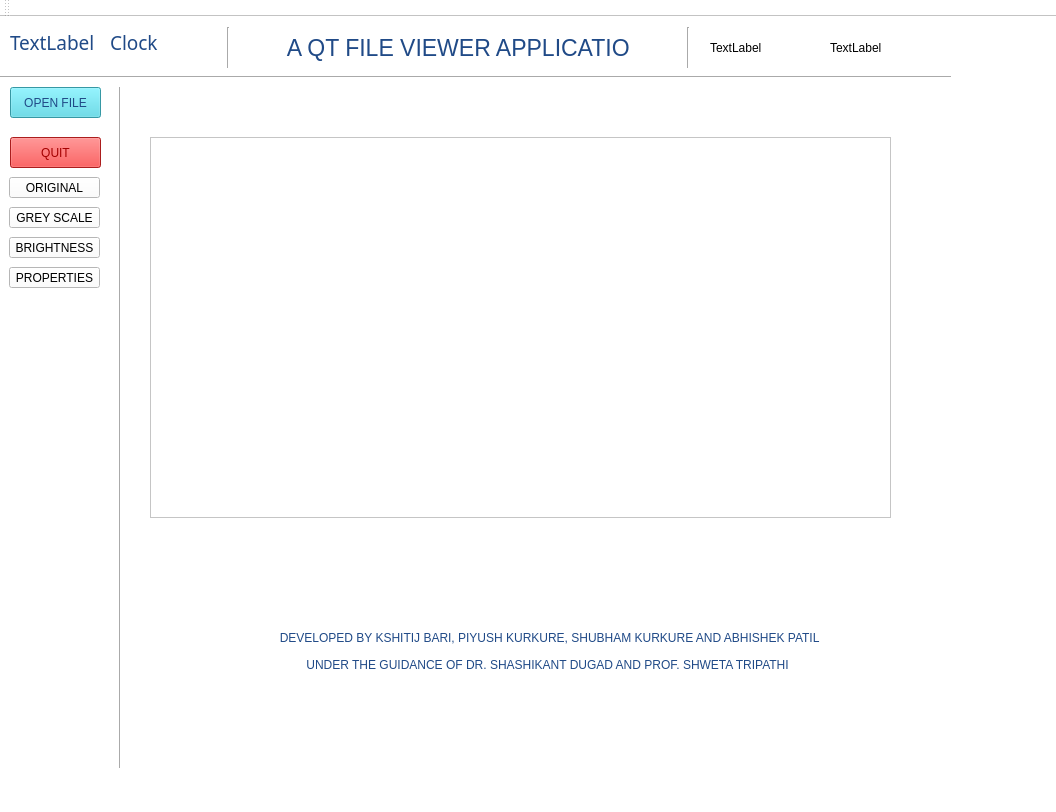
<?xml version="1.0" encoding="UTF-8"?>
<ui version="4.0">
 <class>MainWindow</class>
 <widget class="QMainWindow" name="MainWindow">
  <property name="geometry">
   <rect>
    <x>0</x>
    <y>0</y>
    <width>1056</width>
    <height>812</height>
   </rect>
  </property>
  <property name="font">
   <font>
    <family>Ubuntu</family>
    <weight>50</weight>
    <bold>false</bold>
   </font>
  </property>
  <property name="windowTitle">
   <string>MainWindow</string>
  </property>
  <property name="styleSheet">
   <string notr="true">background-color: rgb(255, 255, 255);</string>
  </property>
  <widget class="QWidget" name="centralWidget">
   <widget class="QPushButton" name="quit">
    <property name="geometry">
     <rect>
      <x>10</x>
      <y>120</y>
      <width>91</width>
      <height>31</height>
     </rect>
    </property>
    <property name="styleSheet">
     <string notr="true">background-color: rgb(239, 41, 41);
color: rgb(164, 0, 0);
border-color: rgb(164, 0, 0);
</string>
    </property>
    <property name="text">
     <string>QUIT</string>
    </property>
   </widget>
   <widget class="QPushButton" name="select_file">
    <property name="geometry">
     <rect>
      <x>10</x>
      <y>70</y>
      <width>91</width>
      <height>31</height>
     </rect>
    </property>
    <property name="styleSheet">
     <string notr="true">color: rgb(32, 74, 135);
background-color: rgb(75, 213, 230);
border-color: rgb(32, 74, 135);

</string>
    </property>
    <property name="text">
     <string>OPEN FILE</string>
    </property>
   </widget>
   <widget class="QTextBrowser" name="textBrowser">
    <property name="geometry">
     <rect>
      <x>150</x>
      <y>120</y>
      <width>741</width>
      <height>381</height>
     </rect>
    </property>
    <property name="font">
     <font>
      <pointsize>11</pointsize>
     </font>
    </property>
    <property name="styleSheet">
     <string notr="true">border-color: rgb(255, 255, 255);
gridline-color: rgb(239, 41, 41);
color: rgb(32, 74, 135);</string>
    </property>
   </widget>
   <widget class="QLabel" name="clock">
    <property name="geometry">
     <rect>
      <x>110</x>
      <y>10</y>
      <width>101</width>
      <height>31</height>
     </rect>
    </property>
    <property name="font">
     <font>
      <family>Ubuntu Mono</family>
      <pointsize>14</pointsize>
      <weight>50</weight>
      <bold>false</bold>
     </font>
    </property>
    <property name="styleSheet">
     <string notr="true">border-color: rgb(32, 74, 135);
color: rgb(32, 74, 135);</string>
    </property>
    <property name="text">
     <string>Clock</string>
    </property>
   </widget>
   <widget class="Line" name="line">
    <property name="geometry">
     <rect>
      <x>110</x>
      <y>60</y>
      <width>20</width>
      <height>691</height>
     </rect>
    </property>
    <property name="styleSheet">
     <string notr="true">color: rgb(32, 74, 135);</string>
    </property>
    <property name="orientation">
     <enum>Qt::Vertical</enum>
    </property>
   </widget>
   <widget class="QLabel" name="label">
    <property name="geometry">
     <rect>
      <x>250</x>
      <y>10</y>
      <width>381</width>
      <height>41</height>
     </rect>
    </property>
    <property name="font">
     <font>
      <pointsize>17</pointsize>
     </font>
    </property>
    <property name="styleSheet">
     <string notr="true">color: rgb(32, 74, 135);</string>
    </property>
    <property name="text">
     <string>      A QT FILE VIEWER APPLICATION</string>
    </property>
   </widget>
   <widget class="Line" name="line_2">
    <property name="geometry">
     <rect>
      <x>0</x>
      <y>50</y>
      <width>951</width>
      <height>20</height>
     </rect>
    </property>
    <property name="styleSheet">
     <string notr="true">color: rgb(32, 74, 135);</string>
    </property>
    <property name="orientation">
     <enum>Qt::Horizontal</enum>
    </property>
   </widget>
   <widget class="QLabel" name="d_name">
    <property name="geometry">
     <rect>
      <x>470</x>
      <y>80</y>
      <width>261</width>
      <height>31</height>
     </rect>
    </property>
    <property name="font">
     <font>
      <pointsize>13</pointsize>
     </font>
    </property>
    <property name="styleSheet">
     <string notr="true">color: rgb(32, 74, 135);</string>
    </property>
    <property name="text">
     <string/>
    </property>
   </widget>
   <widget class="QLabel" name="d_image">
    <property name="geometry">
     <rect>
      <x>160</x>
      <y>130</y>
      <width>621</width>
      <height>321</height>
     </rect>
    </property>
    <property name="text">
     <string/>
    </property>
   </widget>
   <widget class="QLabel" name="image_name">
    <property name="geometry">
     <rect>
      <x>150</x>
      <y>80</y>
      <width>271</width>
      <height>31</height>
     </rect>
    </property>
    <property name="font">
     <font>
      <pointsize>13</pointsize>
     </font>
    </property>
    <property name="styleSheet">
     <string notr="true">color: rgb(32, 74, 135);</string>
    </property>
    <property name="text">
     <string/>
    </property>
   </widget>
   <widget class="QPushButton" name="grey_scale">
    <property name="geometry">
     <rect>
      <x>9</x>
      <y>190</y>
      <width>91</width>
      <height>21</height>
     </rect>
    </property>
    <property name="text">
     <string>GREY SCALE</string>
    </property>
   </widget>
   <widget class="QPushButton" name="bright">
    <property name="geometry">
     <rect>
      <x>9</x>
      <y>220</y>
      <width>91</width>
      <height>21</height>
     </rect>
    </property>
    <property name="text">
     <string>BRIGHTNESS</string>
    </property>
   </widget>
   <widget class="QPushButton" name="properties">
    <property name="geometry">
     <rect>
      <x>9</x>
      <y>250</y>
      <width>91</width>
      <height>21</height>
     </rect>
    </property>
    <property name="text">
     <string>PROPERTIES</string>
    </property>
   </widget>
   <widget class="QLabel" name="loc">
    <property name="geometry">
     <rect>
      <x>150</x>
      <y>570</y>
      <width>551</width>
      <height>31</height>
     </rect>
    </property>
    <property name="font">
     <font>
      <pointsize>12</pointsize>
     </font>
    </property>
    <property name="styleSheet">
     <string notr="true">color: rgb(32, 74, 135);</string>
    </property>
    <property name="text">
     <string/>
    </property>
   </widget>
   <widget class="QLabel" name="typei">
    <property name="geometry">
     <rect>
      <x>150</x>
      <y>520</y>
      <width>121</width>
      <height>31</height>
     </rect>
    </property>
    <property name="font">
     <font>
      <pointsize>12</pointsize>
     </font>
    </property>
    <property name="styleSheet">
     <string notr="true">color: rgb(32, 74, 135);</string>
    </property>
    <property name="text">
     <string/>
    </property>
   </widget>
   <widget class="QLabel" name="res">
    <property name="geometry">
     <rect>
      <x>300</x>
      <y>520</y>
      <width>161</width>
      <height>31</height>
     </rect>
    </property>
    <property name="font">
     <font>
      <pointsize>12</pointsize>
     </font>
    </property>
    <property name="styleSheet">
     <string notr="true">color: rgb(32, 74, 135);</string>
    </property>
    <property name="text">
     <string/>
    </property>
   </widget>
   <widget class="QLabel" name="sze">
    <property name="geometry">
     <rect>
      <x>490</x>
      <y>520</y>
      <width>161</width>
      <height>31</height>
     </rect>
    </property>
    <property name="font">
     <font>
      <pointsize>12</pointsize>
     </font>
    </property>
    <property name="styleSheet">
     <string notr="true">color: rgb(32, 74, 135);</string>
    </property>
    <property name="text">
     <string/>
    </property>
   </widget>
   <widget class="QPushButton" name="original">
    <property name="geometry">
     <rect>
      <x>9</x>
      <y>160</y>
      <width>91</width>
      <height>21</height>
     </rect>
    </property>
    <property name="text">
     <string>ORIGINAL</string>
    </property>
   </widget>
   <widget class="QLabel" name="tifr_logo">
    <property name="geometry">
     <rect>
      <x>710</x>
      <y>10</y>
      <width>111</width>
      <height>41</height>
     </rect>
    </property>
    <property name="text">
     <string>TextLabel</string>
    </property>
   </widget>
   <widget class="QLabel" name="fcrit_logo">
    <property name="geometry">
     <rect>
      <x>830</x>
      <y>10</y>
      <width>61</width>
      <height>41</height>
     </rect>
    </property>
    <property name="text">
     <string>TextLabel</string>
    </property>
   </widget>
   <widget class="Line" name="line_3">
    <property name="geometry">
     <rect>
      <x>680</x>
      <y>10</y>
      <width>16</width>
      <height>41</height>
     </rect>
    </property>
    <property name="orientation">
     <enum>Qt::Vertical</enum>
    </property>
   </widget>
   <widget class="QLabel" name="date">
    <property name="geometry">
     <rect>
      <x>10</x>
      <y>10</y>
      <width>91</width>
      <height>31</height>
     </rect>
    </property>
    <property name="font">
     <font>
      <family>Ubuntu Mono</family>
      <pointsize>14</pointsize>
     </font>
    </property>
    <property name="styleSheet">
     <string notr="true">border-color: rgb(32, 74, 135);
color: rgb(32, 74, 135);</string>
    </property>
    <property name="text">
     <string>TextLabel</string>
    </property>
   </widget>
   <widget class="Line" name="line_4">
    <property name="geometry">
     <rect>
      <x>220</x>
      <y>10</y>
      <width>16</width>
      <height>41</height>
     </rect>
    </property>
    <property name="orientation">
     <enum>Qt::Vertical</enum>
    </property>
   </widget>
   <widget class="QLabel" name="label_2">
    <property name="geometry">
     <rect>
      <x>140</x>
      <y>610</y>
      <width>751</width>
      <height>21</height>
     </rect>
    </property>
    <property name="styleSheet">
     <string notr="true">color: rgb(32, 74, 135);</string>
    </property>
    <property name="text">
     <string>                                          DEVELOPED BY KSHITIJ BARI, PIYUSH KURKURE, SHUBHAM KURKURE AND ABHISHEK PATIL</string>
    </property>
   </widget>
   <widget class="QLabel" name="label_3">
    <property name="geometry">
     <rect>
      <x>140</x>
      <y>640</y>
      <width>751</width>
      <height>16</height>
     </rect>
    </property>
    <property name="styleSheet">
     <string notr="true">color: rgb(32, 74, 135);</string>
    </property>
    <property name="text">
     <string>                                                  UNDER THE GUIDANCE OF DR. SHASHIKANT DUGAD AND PROF. SHWETA TRIPATHI</string>
    </property>
   </widget>
  </widget>
  <widget class="QMenuBar" name="menuBar">
   <property name="geometry">
    <rect>
     <x>0</x>
     <y>0</y>
     <width>1056</width>
     <height>18</height>
    </rect>
   </property>
  </widget>
  <widget class="QToolBar" name="mainToolBar">
   <attribute name="toolBarArea">
    <enum>TopToolBarArea</enum>
   </attribute>
   <attribute name="toolBarBreak">
    <bool>false</bool>
   </attribute>
  </widget>
  <widget class="QStatusBar" name="statusBar"/>
 </widget>
 <layoutdefault spacing="6" margin="11"/>
 <resources/>
 <connections/>
</ui>
